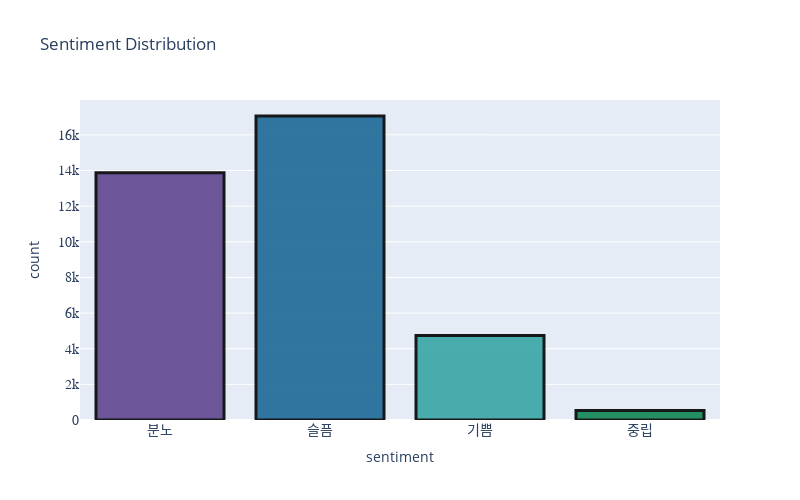

Here is the notebook cell this chart was saved with:
### Code cell
# "sentiment" 컬럼의 값들의 분포를 막대그래프로 그리기
fig = px.histogram(result2, x='sentiment', title='Sentiment Distribution')

# fig의 크기 조절 (width와 height를 원하는 크기로 설정합니다.)
fig.update_layout(
    width=800,  # 가로 크기
    height=500,  # 세로 크기
    xaxis=dict(tickfont=dict(size=14, family='Arial, bold')),  # x축 레이블 폰트 크기와 스타일 조절
    yaxis=dict(tickfont=dict(size=14, family='Arial, bold')),  # y축 레이블 폰트 크기와 스타일 조절
)

# 색상을 랜덤으로 지정
# 'color_discrete_sequence' 파라미터에 'px.colors.qualitative'를 사용하면 Plotly에서 제공하는 랜덤 색상을 사용할 수 있습니다.
fig.update_traces(marker=dict(color=px.colors.qualitative.Prism))

# 막대그래프의 모양 변경 (width 속성을 여기서 조절)
fig.update_traces(
    marker=dict(color=px.colors.qualitative.Prism),  # 색상을 랜덤하게 지정
    marker_line_width=3,  # 테두리 선 두께 조절
    marker_line_color='black',  # 테두리 선 색상 조절
    opacity=0.9,  # 막대의 투명도 조절 (0부터 1 사이의 값을 사용, 1은 완전 불투명)
)

# 그래프 출력
fig.show()

### Figure 1 — Plotly figure (JSON) as saved in the notebook; plotly's stock layout.template omitted (floating-point values rounded to 4 significant figures; data arrays with more than 128 entries replaced by an {"elided": "..."} marker saying what was removed)
{"data": [{"alignmentgroup": "True", "bingroup": "x", "hovertemplate": "sentiment=%{x}<br>count=%{y}<extra></extra>", "legendgroup": "", "marker": {"color": ["rgb(95, 70, 144)", "rgb(29, 105, 150)", "rgb(56, 166, 165)", "rgb(15, 133, 84)", "rgb(115, 175, 72)", "rgb(237, 173, 8)", "rgb(225, 124, 5)", "rgb(204, 80, 62)", "rgb(148, 52, 110)", "rgb(111, 64, 112)", "rgb(102, 102, 102)"], "line": {"color": "black", "width": 3}, "pattern": {"shape": ""}}, "name": "", "offsetgroup": "", "opacity": 0.9, "orientation": "v", "showlegend": false, "type": "histogram", "x": {"elided": "36208 str values"}, "xaxis": "x", "yaxis": "y"}], "layout": {"barmode": "relative", "height": 500, "legend": {"tracegroupgap": 0}, "title": {"text": "Sentiment Distribution"}, "width": 800, "xaxis": {"anchor": "y", "domain": [0, 1], "tickfont": {"family": "Arial, bold", "size": 14}, "title": {"text": "sentiment"}}, "yaxis": {"anchor": "x", "domain": [0, 1], "tickfont": {"family": "Arial, bold", "size": 14}, "title": {"text": "count"}}}}
